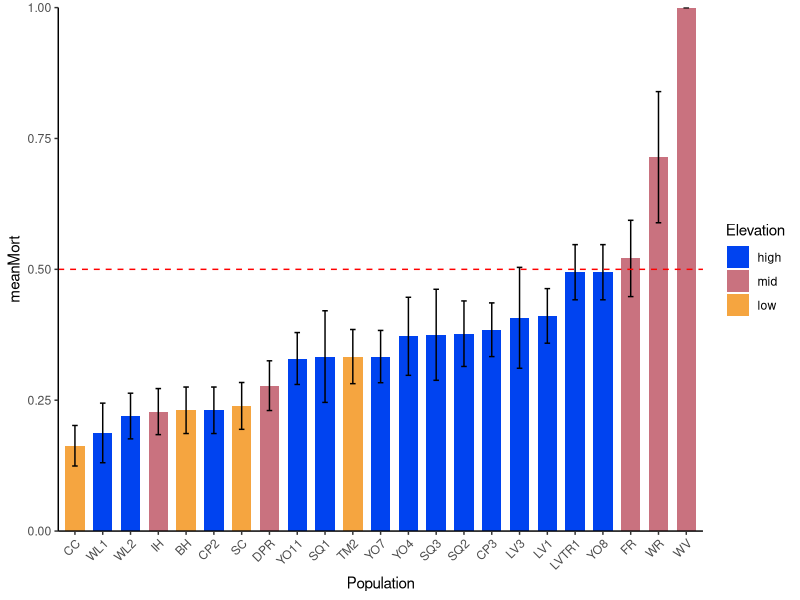
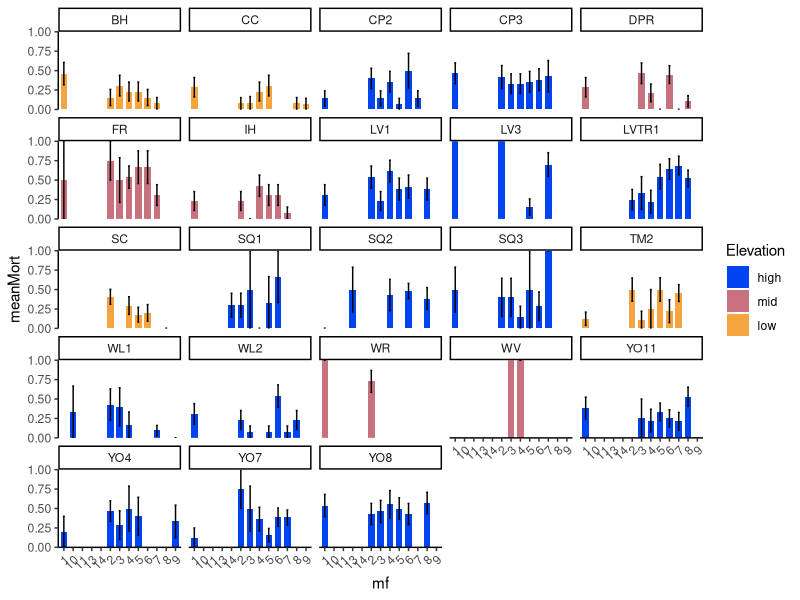
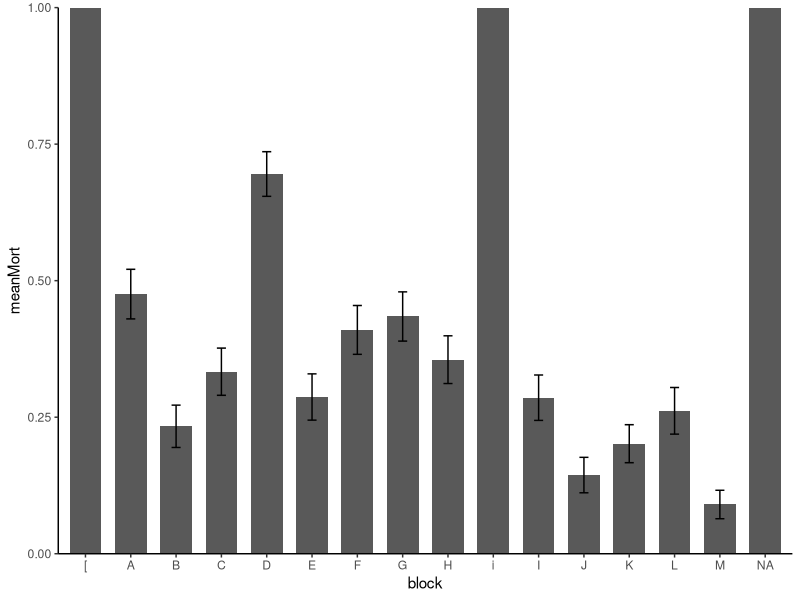
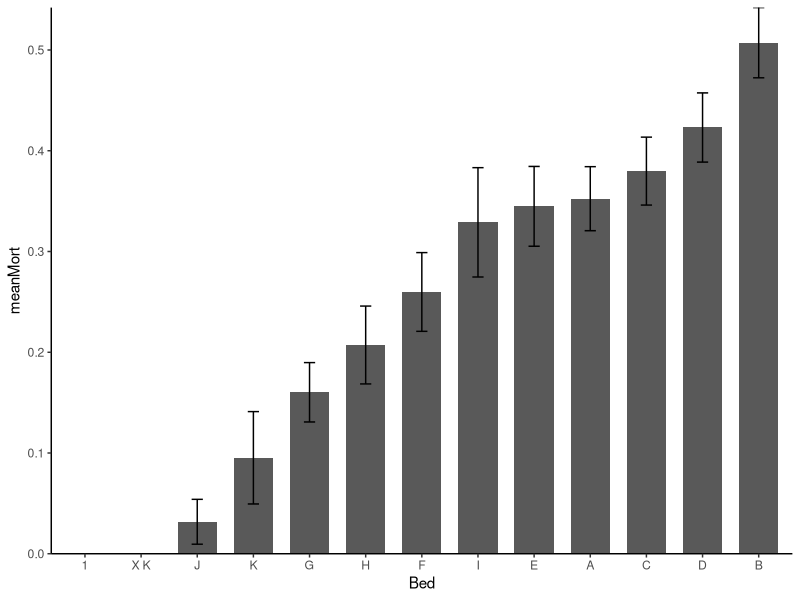
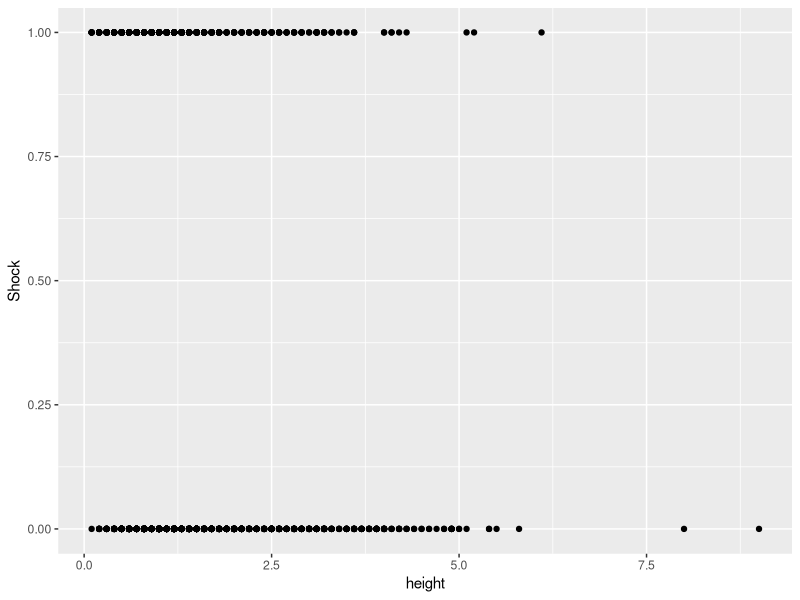
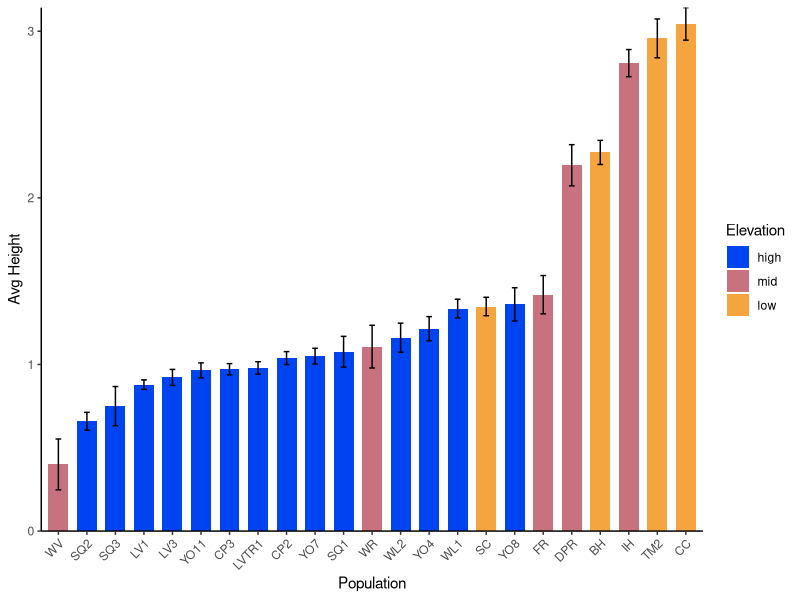
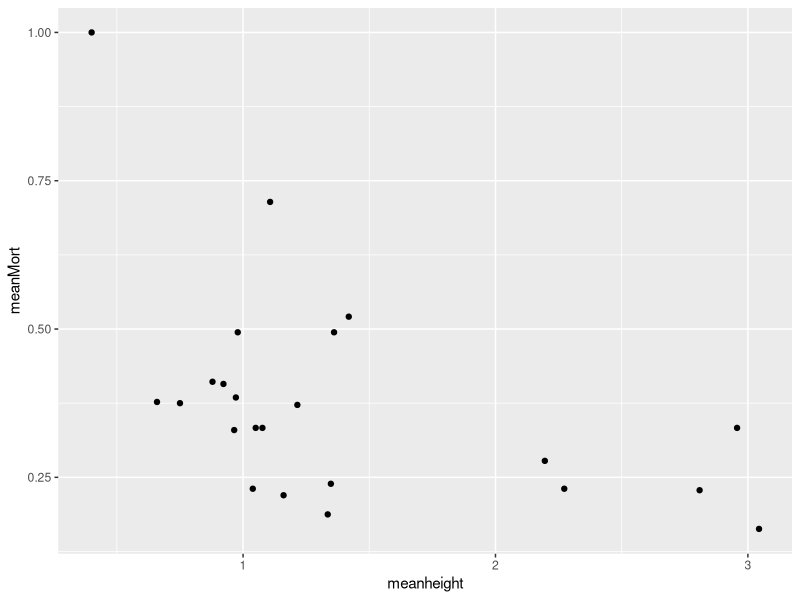
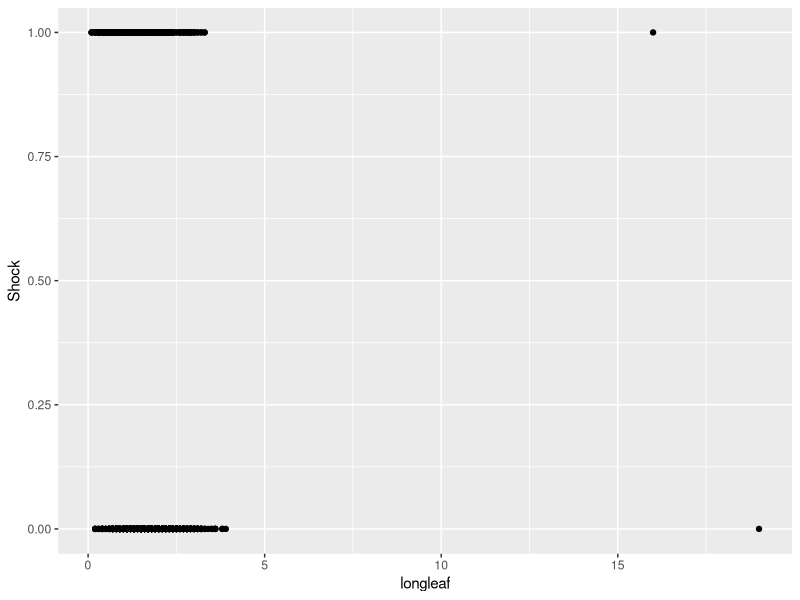

Here is the R script that generated these plots, in order:
## ---- chunk 1
knitr::opts_chunk$set(echo = TRUE)
## ---- chunk 2
library(tidyverse)
sem <- function(x, na.rm=FALSE) {
  sd(x,na.rm=na.rm)/sqrt(length(na.omit(x)))
} #standard error function 

elev_three_palette <- c("#0043F0", "#C9727F", "#F5A540") #colors from Gremer et al 2019
elev_order <- c("high", "mid", "low")

## ---- chunk 3
size_0726 <- read_csv("../input/WL2 Data/WL2_size_survey_20230726_corrected.csv")
summary(size_0726)
head(size_0726)
size_0726_namecorrection <- size_0726 %>% select(block, bed ,bed.row=`bed.r ow`, bed.col=`bed.c ol`, pop:height.cm, longleaf.cm=`long.leaf. cm`, herbiv=`herbiv.y. n`)

mort_0726 <- read_csv("../input/WL2 Data/WL2_Mort_pheno_survey_20230726_corrected.csv")
summary(mort_0726)
head(mort_0726)
mort_0726_names <- mort_0726 %>% select(block:bud.date, death.date)

size_preplant_1 <- read_csv("../input/WL2 Data/WL2_DNA_Collection_Size_survey_combined20230703_corrected.csv")
summary(size_preplant_1)
names(size_preplant_1)

size_preplant_extras <- read_csv("../input/WL2 Data/WL2_Extras_DNA_collection_size_survey_combined20230706_corrected.csv")
summary(size_preplant_extras)
names(size_preplant_extras)

allpreplant_size <- rbind(size_preplant_1, size_preplant_extras)
summary(allpreplant_size)
head(allpreplant_size)
allpreplant_size_names <- allpreplant_size %>% select(pop=Pop, mf, rep, height=`height (cm)`, longleaf=`longest leaf (cm)`)

#merge pre-planting size with transplant mortality 
names(allpreplant_size_names)
names(mort_0726_names)
trans_shock_size <- merge(mort_0726_names, allpreplant_size_names)
summary(trans_shock_size) #1575 plants
head(trans_shock_size)

#MERGE pop elevation info 
pop_elev <- read_csv("../input/WL2 Data/Pops for 2023 WL2 - pops for WL2.csv")
summary(pop_elev)
pop_elev_nonotes <- pop_elev %>% select(-notes)
pop_elev_nonotes
trans_shock_size_elev <- left_join(trans_shock_size, pop_elev_nonotes, by=c("pop"="parent.pop"))
head(trans_shock_size_elev)

## ---- chunk 4
#Convert dates to 0s and 1s (for yes or no)
trans_shock_size_yn <- trans_shock_size_elev %>% mutate(Shock=ifelse(is.na(death.date), 0, ifelse(death.date=="7/26/23", 1, NA)), Repo=ifelse(is.na(bud.date), 0, 1))
#head(trans_shock_size_yn)
summary(trans_shock_size_yn)
#trans_shock_size_yn %>% filter(Shock==1) #514 dead, 2 plants died before planting --> NAs, total planted = 1573
#trans_shock_size_yn %>% filter(Repo==1) #6 reproductive, all TM2

#means by pop, pop-mf, block, bed
shock_popmeans <- trans_shock_size_yn %>% group_by(pop, elevation.group) %>% summarise(meanMort=mean(Shock, na.rm = TRUE), sem.mort=sem(Shock, na.rm=TRUE))
shock_popmeans

shock_popmeans$elevation.group <- factor(shock_popmeans$elevation.group, levels=elev_order)
#alternative: fill=factor(elevation.group, level=elev_order))
shock_popmeans$pop <- factor(shock_popmeans$pop)

shock_popmeans %>% 
  ggplot(aes(x=fct_reorder(pop, meanMort), y=meanMort, fill=elevation.group)) + 
  geom_col(width = 0.7,position = position_dodge(0.75)) + 
  geom_errorbar(aes(ymin=meanMort-sem.mort,ymax=meanMort+sem.mort),width=.2, position = 
                  position_dodge(0.75)) +
  scale_y_continuous(expand = c(0, 0)) +
  scale_fill_manual(values=elev_three_palette) + 
  labs(fill="Elevation") +
   theme_classic() +
  xlab("Population") +
  geom_hline(yintercept=0.5, linetype="dashed", color="red") +
  theme(axis.text.x = element_text(angle = 45,  hjust = 1))
 

shock_popmfmeans <- trans_shock_size_yn %>% group_by(pop, mf, elevation.group) %>% summarise(meanMort=mean(Shock, na.rm = TRUE), sem.mort=sem(Shock, na.rm=TRUE))
shock_popmfmeans

shock_popmfmeans$elevation.group <- factor(shock_popmfmeans$elevation.group, levels=elev_order)
shock_popmfmeans$mf <- factor(shock_popmfmeans$mf)

shock_popmfmeans %>% 
  ggplot(aes(x=mf, y=meanMort, fill=elevation.group)) + 
  geom_col(width = 0.7,position = position_dodge(0.75)) + 
  geom_errorbar(aes(ymin=meanMort-sem.mort,ymax=meanMort+sem.mort),width=.2, position = 
                  position_dodge(0.75)) +
  scale_y_continuous(expand = c(0, 0)) +
  scale_fill_manual(values=elev_three_palette) + 
  labs(fill="Elevation") +
   theme_classic() +
  theme(axis.text.x = element_text(angle = 45,  hjust = 1)) +
  facet_wrap(~pop)

shock_blockmeans <- trans_shock_size_yn %>% group_by(block) %>% summarise(meanMort=mean(Shock, na.rm = TRUE), sem.mort=sem(Shock, na.rm=TRUE))
shock_blockmeans #2 plants have mistake in block ([ or NA])

shock_blockmeans %>% 
  ggplot(aes(x=block, y=meanMort)) + 
  geom_col(width = 0.7,position = position_dodge(0.75)) + 
  geom_errorbar(aes(ymin=meanMort-sem.mort,ymax=meanMort+sem.mort),width=.2, position = 
                  position_dodge(0.75)) +
  scale_y_continuous(expand = c(0, 0)) +
   theme_classic() 


shock_bedmeans <- trans_shock_size_yn %>% group_by(bed) %>% summarise(meanMort=mean(Shock, na.rm = TRUE), sem.mort=sem(Shock, na.rm=TRUE))
shock_bedmeans #2 plants have mistake in bed (1 or x k)

shock_bedmeans %>% 
  ggplot(aes(x=fct_reorder(bed, meanMort), y=meanMort)) + 
  geom_col(width = 0.7,position = position_dodge(0.75)) + 
  geom_errorbar(aes(ymin=meanMort-sem.mort,ymax=meanMort+sem.mort),width=.2, position = 
                  position_dodge(0.75)) +
  scale_y_continuous(expand = c(0, 0)) +
  xlab("Bed") +
   theme_classic() 
#bed b had the highest mortality 
## ---- chunk 5
#names(trans_shock_size_yn)
trans_shock_size_yn %>% ggplot(aes(x=height, y=Shock)) + geom_point()
#height by pop to see if matches mortality 
height_popmeans <- trans_shock_size_yn %>% group_by(pop, elevation.group) %>% summarise(meanheight=mean(height, na.rm = TRUE), sem.height=sem(height, na.rm=TRUE), meanMort=mean(Shock, na.rm = TRUE), sem.mort=sem(Shock, na.rm=TRUE))
height_popmeans

height_popmeans$elevation.group <- factor(height_popmeans$elevation.group, levels=elev_order)
height_popmeans$pop <- factor(height_popmeans$pop)

height_popmeans %>% 
  ggplot(aes(x=fct_reorder(pop, meanheight), y=meanheight, fill=elevation.group)) + 
  geom_col(width = 0.7,position = position_dodge(0.75)) + 
  geom_errorbar(aes(ymin=meanheight-sem.height,ymax=meanheight+sem.height),width=.2, position = 
                  position_dodge(0.75)) +
  scale_y_continuous(expand = c(0, 0)) +
  scale_fill_manual(values=elev_three_palette) + 
  labs(fill="Elevation") +
   theme_classic() +
  xlab("Population") +
  ylab("Avg Height") +
  theme(axis.text.x = element_text(angle = 45,  hjust = 1))
#not an exact match, but WV was the smallest (and died the most)
height_popmeans %>% ggplot(aes(x=meanheight, y=meanMort)) + geom_point()

#longest leaf by shock 
trans_shock_size_yn %>% ggplot(aes(x=longleaf, y=Shock)) + geom_point()
#longest leaf by pop to see if matches mortality 
longleaf_popmeans <- trans_shock_size_yn %>% group_by(pop, elevation.group) %>% summarise(meanlongleaf=mean(longleaf, na.rm = TRUE), sem.longleaf=sem(longleaf, na.rm=TRUE), meanMort=mean(Shock, na.rm = TRUE), sem.mort=sem(Shock, na.rm=TRUE))
longleaf_popmeans

longleaf_popmeans$elevation.group <- factor(longleaf_popmeans$elevation.group, levels=elev_order)
longleaf_popmeans$pop <- factor(longleaf_popmeans$pop)

longleaf_popmeans %>% 
  ggplot(aes(x=fct_reorder(pop, meanlongleaf), y=meanlongleaf, fill=elevation.group)) + 
  geom_col(width = 0.7,position = position_dodge(0.75)) + 
  geom_errorbar(aes(ymin=meanlongleaf-sem.longleaf,ymax=meanlongleaf+sem.longleaf),width=.2, position = 
                  position_dodge(0.75)) +
  scale_y_continuous(expand = c(0, 0)) +
  scale_fill_manual(values=elev_three_palette) + 
  labs(fill="Elevation") +
   theme_classic() +
  xlab("Population") +
  ylab("Avg Longest Leaf") +
  theme(axis.text.x = element_text(angle = 45,  hjust = 1))
#again WV the smallest

longleaf_popmeans %>% ggplot(aes(x=meanlongleaf, y=meanMort)) + geom_point()
## ---- chunk 6
xtabs(~Shock + height, data = trans_shock_size_yn) #contingency table 

mylogit_height = glm(Shock ~ height, data = trans_shock_size_yn, family = binomial())
summary(mylogit_height) #P<0.0001, int= -0.112, height= -0.424
#signficant negative relationship between height and survival 

xtabs(~Shock + longleaf, data = trans_shock_size_yn)
mylogit_longleaf = glm(Shock ~ longleaf, data = trans_shock_size_yn, family = binomial())
summary(mylogit_longleaf) #P<0.0001, int=0.4806, longleaf= -0.79
#significant negative relationship between longest leaf and survival 

#joint log reg
mylogit_size = glm(Shock ~ height+longleaf, data=trans_shock_size_yn, family=binomial())
summary(mylogit_size)
#when both in the model, only longest leaf is significant (-0.686, P<0.0001)
## ---- chunk 7
head(size_0726_namecorrection)
size_0726_namecorrection_mergeprep <- size_0726_namecorrection %>% rename(height.field=height.cm, longleaf.field=longleaf.cm)

#merge pre-planting size with transplant mortality 
names(allpreplant_size_names)
names(size_0726_namecorrection_mergeprep)
trans_shock_sizechange <- merge(size_0726_namecorrection_mergeprep, allpreplant_size_names)
summary(trans_shock_sizechange) #1572 plants
head(trans_shock_sizechange)

#MERGE pop elevation info 
trans_shock_sizechange_elev <- left_join(trans_shock_sizechange, pop_elev_nonotes, by=c("pop"="parent.pop"))
#trans_shock_sizechange_elev

trans_shock_sizechange_elev %>% ggplot(aes(height, height.field)) + geom_point()
trans_shock_sizechange_elev %>% filter(height>7.5)

trans_shock_sizechange_elev %>% ggplot(aes(longleaf, longleaf.field)) + geom_point() #likely typo: one plant in field with 500 cm leaf?
trans_shock_sizechange_elev %>% filter(longleaf>15)
